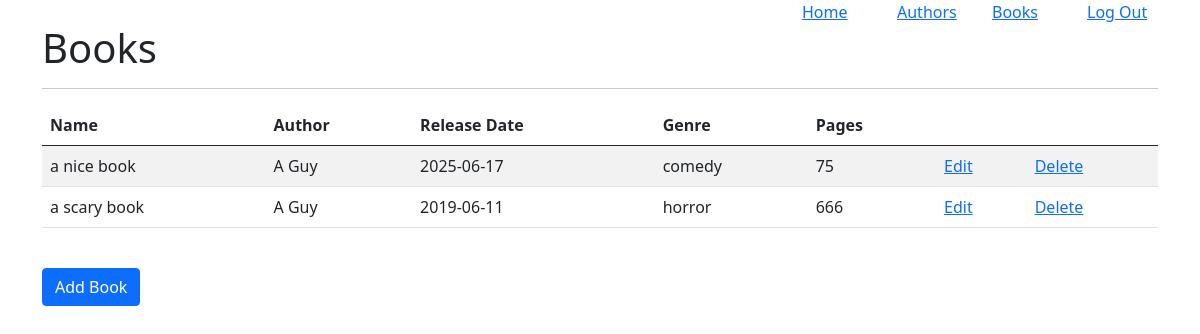
The page /books (signed in) on the database its author committed.
### app/models.py (models this page shows, shortened)
class Book(db.Model):
    book_id: so.Mapped[int] = so.mapped_column(primary_key=True)
    author_id: so.Mapped[int] = so.mapped_column(sa.ForeignKey(Author.author_id))
    name: so.Mapped[str] = so.mapped_column(sa.String(64))
    release_date: so.Mapped[date] = so.mapped_column()
    genre: so.Mapped[str] = so.mapped_column(sa.String(64))
    pages: so.Mapped[int] = so.mapped_column()
    author: so.Mapped[Author] = so.relationship(back_populates='books')

class Author(db.Model):
    author_id: so.Mapped[int] = so.mapped_column(primary_key=True)
    name: so.Mapped[str] = so.mapped_column(sa.String(64))
    age: so.Mapped[int] = so.mapped_column()
    books: so.WriteOnlyMapped['Book'] = so.relationship(back_populates='author')

### app/routes.py (the view)
@app.route("/books")
@login_required
def books():
    books = db.session.scalars(sa.select(Book)).all()
    return render_template("Books/Books.html", books=books)

### app/models.py (called while the page is built)
@login.user_loader
def load_user(id):
    return db.session.get(User, int(id))

### app/templates/Books/Books.html (shortened to what this page needs)
{% extends "Base.html" %}
{% block content %}
    <h1>Books</h1>
    <hr>
    <table class="table table-striped">
        <thead>
            <tr>
                <th>Name</th>
                <th>Author</th>
                <th>Release Date</th>
                <th>Genre</th>
                <th>Pages</th>
                <th></th>
                <th></th>
            </tr>
        </thead>
        <tbody>
            {% for book in books %}
            <tr>
                <td>{{book.name}}</td>
                <td>{{book.author.name}}</td>
                <td>{{book.release_date}}</td>
                <td>{{book.genre}}</td>
                <td>{{book.pages}}</td>
                <td><a href="{{url_for('edit_book', id=book.book_id)}}">Edit</a></td>
                {% if current_user.role == 'Admin' %}
                <td><a href="{{url_for('delete_book', id=book.book_id)}}">Delete</a></td>
                {% endif %}
            </tr>
            {% endfor %}
        </tbody>
    </table>
    <br>
    <a class="btn btn-primary" href="{{url_for('add_book')}}">Add Book</a>
{% endblock %}

### rows shown on the page
Book: name "a nice book", author.name "A Guy", release_date "2025-06-17", genre "comedy", pages "75"
Book: name "a scary book", author.name "A Guy", release_date "2019-06-11", genre "horror", pages "666"
